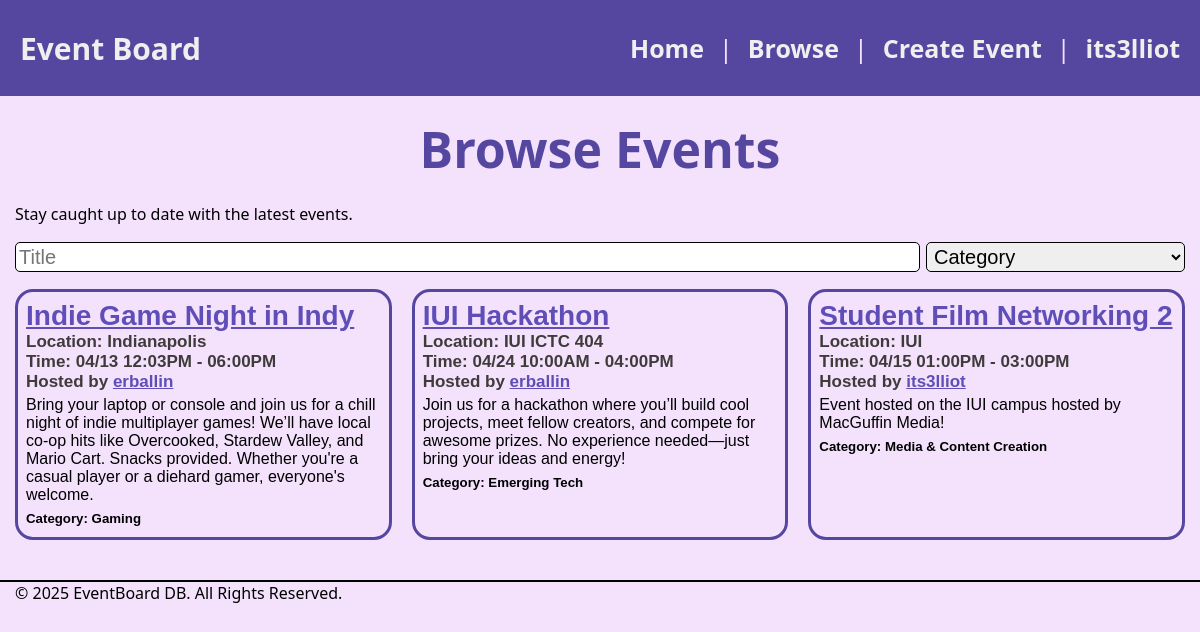
The page /browse.php (signed in) on the database its author committed.
### tables this page shows
CREATE TABLE `events` (
  `event_id` int(11) NOT NULL,
  `title` varchar(100) NOT NULL,
  `description` text DEFAULT NULL,
  `location` varchar(200) DEFAULT NULL,
  `start_time` datetime NOT NULL,
  `end_time` datetime NOT NULL,
  `host_id` int(11) NOT NULL,
  `board_id` int(11) DEFAULT NULL,
  `category_id` int(11) DEFAULT NULL,
  `created_at` timestamp NOT NULL DEFAULT current_timestamp(),
  `updated_at` timestamp NOT NULL DEFAULT current_timestamp() ON UPDATE current_timestamp()
);

CREATE TABLE `users` (
  `user_id` int(11) NOT NULL,
  `username` varchar(50) NOT NULL,
  `email` varchar(100) NOT NULL,
  `password` text NOT NULL,
  `display_name` varchar(100) DEFAULT NULL,
  `location` varchar(100) DEFAULT NULL,
  `created_at` timestamp NOT NULL DEFAULT current_timestamp()
);

CREATE TABLE `categories` (
  `category_id` int(11) NOT NULL,
  `name` varchar(50) NOT NULL,
  `description` text DEFAULT NULL
);

### browse.php (the view, shortened to what this page needs)
<?php
include ('includes/header.php');
?>
<?php include 'database.php'; ?>
<div class="main">Browse Events</div>
<p>Stay caught up to date with the latest events.</p>
<div class="inputBar">
  <input type="text" placeholder="Title">
  <select name="Category" id="categorySelect" aria-placeholder="Category">
    <option value="none" selected>Category</option>
  </select>
</div>
<div class="eventBoard">
  <?php
  $sql = "
    SELECT
        events.event_id,
        events.title,
        events.description,
        events.location,
        events.start_time,
        events.end_time,
        events.host_id,
        events.category_id,
        events.created_at,
        users.username,
        categories.name AS category_name
    FROM events
    JOIN users ON events.host_id = user_id
    JOIN categories ON events.category_id = categories.category_id
    ";
  $result = $conn->query($sql);
  while ($row = $result->fetch_assoc()) {
    $startDate=strtotime($row['start_time']);
    $endDate=strtotime($row['end_time']);
    echo "<div class='event'>";
    echo '<h1><a href="event.php?eventId=' . htmlspecialchars($row['event_id']) . '">' . htmlspecialchars($row['title']) . '</a></h1>';
    echo '<h2>Location: ' . htmlspecialchars($row['location']) . '</h2>';
    if (date('Y-m-d', $startDate) === date('Y-m-d', $endDate)) {
        echo '<h2>Time: ' .  date('m/d h:iA', $startDate) . ' - ' .  date('h:iA', $endDate) . '</h2>';
    } else {
        echo '<h2>Time: ' .  date('m/d h:iA', $startDate) . ' - ' .  date('m/d h:iA', $endDate) . '</h2>';
    }
    echo '<h3>Hosted by <a href="user.php?userId=' . htmlspecialchars($row['host_id']) . '">'.htmlspecialchars($row['username']).'</a></h3>';
    echo "<p>".htmlspecialchars($row['description'])."</p>";
    echo "<h5>Category: ". htmlspecialchars($row['category_name']) ."</h5>";
    echo "</div>";
  }
  ?>
</div>
<?php
include ('includes/footer.php');

### www/css/styles.css (style rules this page uses)
* { margin: 0; padding: 0; box-sizing: border-box; }
html, body { height: 100%; font-family: sans; background-color: #f4e2fd; }
h1, h2, h3, h4, h5, h6, p { margin-bottom: 16px; }
.main { color: #5546a0; font-size: 50px; text-align: center; padding-top: 15px; padding-bottom: 20px; font-weight: 700; margin: 0 !important; }
.eventBoard { display: flex; align-items: stretch; justify-content: flex-start; flex-wrap: wrap; gap: 20px; }
.event { flex: 1; border: 3px solid #5546a0; border-radius: 18px; padding: 8px; font-family: sans-serif; min-width: 350px; }
.event h1 { font-size: 28px; margin-bottom: 0px; }
.event h2, .event h3 { font-size: 17px; margin-bottom: 0px; color: rgb(63, 59, 59); }
.event p { margin: 4px 0 0 0; }
.event h5 { margin: 7px 0 3px 0; }
.event a { color: #5f4eb7; }
.inputBar { margin: 17px 0px; display: flex; align-items: stretch; gap: 6px; justify-content: stretch; }
.inputBar * { flex: 0.2; }
.inputBar input { flex: 1; }
.inputBar input, .inputBar select { border: 1px solid black; border-radius: 5px; font-size: 20px; padding: 2px 3px; }

### rows shown on the page
events: title "Indie Game Night in Indy", location "Indianapolis", start_time "04/13 12:03PM", end_time "06:00PM", host.username "erballin", description "Bring your laptop or console and join us for a chill night of indie multiplayer games! We’ll have local co-op hits like Overcooked, Stardew Valley, and Mario Cart. Snacks provided. Whether you're a casual player or a diehard gamer, everyone's welcome.", category.name "Gaming"
events: title "IUI Hackathon", location "IUI ICTC 404", start_time "04/24 10:00AM", end_time "04:00PM", host.username "erballin", description "Join us for a hackathon where you’ll build cool projects, meet fellow creators, and compete for awesome prizes. No experience needed—just bring your ideas and energy!", category.name "Emerging Tech"
events: title "Student Film Networking 2", location "IUI", start_time "04/15 01:00PM", end_time "03:00PM", host.username "its3lliot", description "Event hosted on the IUI campus hosted by MacGuffin Media!", category.name "Media & Content Creation"

### other values the page prints
$_SESSION['username'] "its3lliot"
